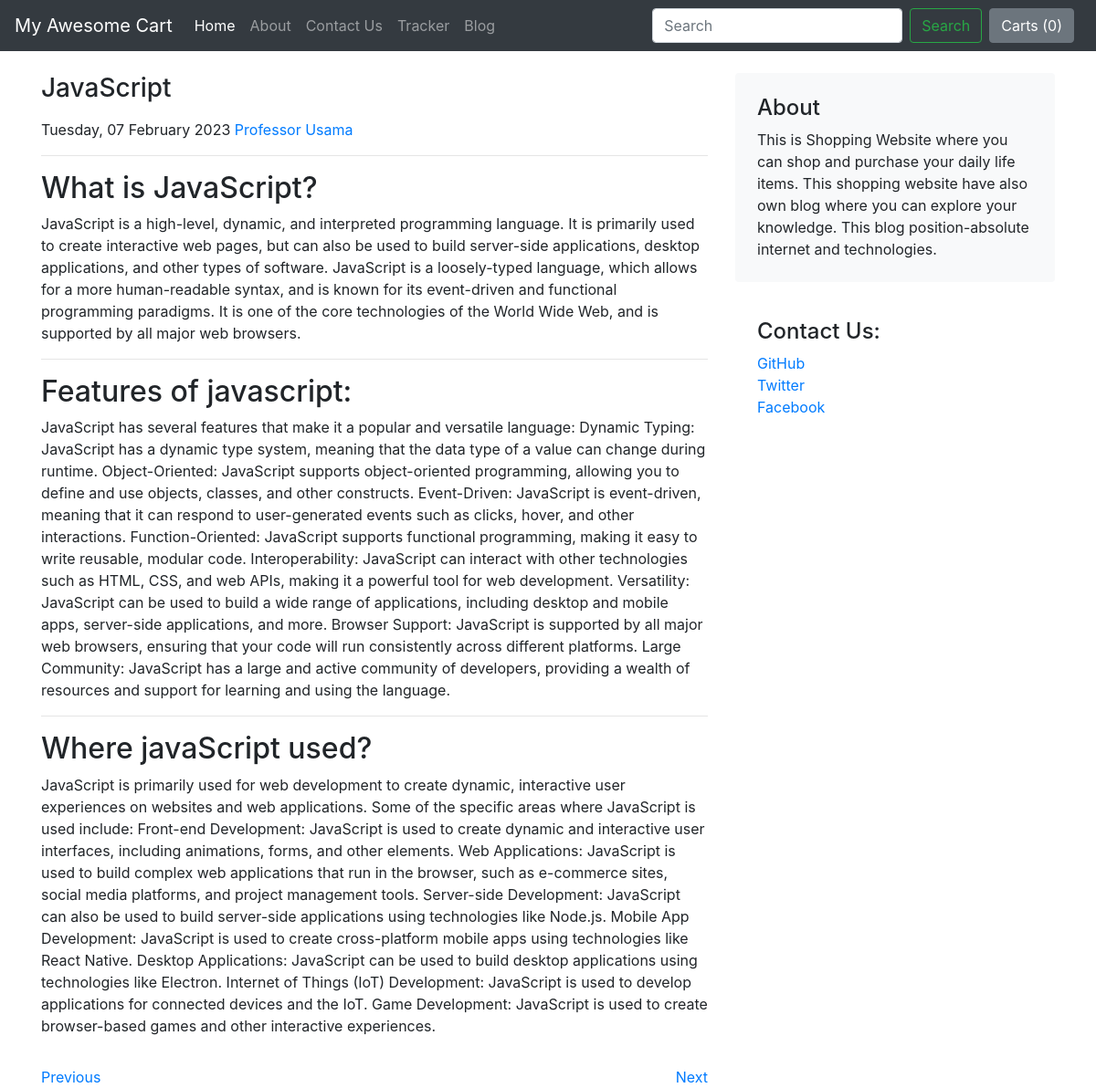
The app's page /blog/blogpost/2 with its own data.
### blog/models.py (models this page shows)
class Blogpost(models.Model):
    post_id = models.AutoField(primary_key=True)
    title = models.CharField(max_length=300, default='')
    heading0 = models.CharField(max_length=150, default='')
    content0 = models.CharField(max_length=10000, default='')
    heading1 = models.CharField(max_length=150, default='')
    content1 = models.CharField(max_length=10000, default='')
    heading2 = models.CharField(max_length=150, default='')
    content2 = models.CharField(max_length=10000, default='')
    publish_date = models.DateField()
    post_thumbnail = models.ImageField(upload_to='blog/imgages', default='')
    def __str__(self):
        return self.title

### blog/views.py (the view)
# urls.py: path("blogpost/<int:post_id>", views.blogpost, name="blogpost"),
def blogpost(request, post_id):
    getData = Blogpost.objects.filter(post_id=post_id)
    postData = {"data":getData}
    print(postData)
    return render(request, 'blog/blogpost.html', postData)

### blog/templates/blog/blogpost.html (shortened to what this page needs)
{%extends 'blog/basic.html'%}
{%block body%}
<div class="container mt-2">
    <div class="row g-5 mt-4">
        <div class="col-md-8">
            {%for data in data%}
            <h3 class="pb-2 mb-2 fst-italic">{{data.title}}</h3>
            <p class="blog-post-meta">{{data.publish_date|date:"l, d F o"}} <a
                    href="https://www.instagram.com/prof.usama/" target="_blank">Professor Usama</a></p>
            <hr>
            <article class="blog-post">
                <h2 class="blog-post-title">{{data.heading0}}</h2>
                <p>{{data.content0}}</p>
                <hr>
                <h2>{{data.heading1}}</h2>
                <p>{{data.content1}}</p>
                <hr>
                <h2>{{data.heading2}}</h2>
                <p>{{data.content2}}</p>
            </article>
            <a href="#" class="pre-section mt-3">Previous</a>
            <a href="#" class="next-section mt-3">Next</a>
            {%endfor%}
        </div>
        <div class="col-md-4">
            <div class="position-sticky" style="top: 2rem;">
                <div class="p-4 mb-3 bg-light rounded">
                    <h4 class="fst-italic">About</h4>
                    <p class="mb-0">This is Shopping Website where you can shop and purchase your daily life items.
                        This shopping website have also own blog where you can explore your knowledge. This blog
                        position-absolute
                        internet and technologies.
                    </p>
                </div>
                <div class="p-4">
                    <h4 class="fst-italic">Contact Us:</h4>
                    <ol class="list-unstyled">
                        <li><a href="https://github.com/UsamaDarkweb" target="_blank">GitHub</a></li>
                        <li><a href="https://twitter.com/professor_usama" target="_blank">Twitter</a></li>
                        <li><a href="https://www.facebook.com/prof.usamaamjid" target="_blank">Facebook</a></li>
                    </ol>
                </div>
            </div>
        </div>
    </div>
</div>
{%endblock%}

### records on screen
Blogpost: title "JavaScript", publish_date "Tuesday, 07 February 2023", heading0 "What is JavaScript?", content0 "JavaScript is a high-level, dynamic, and interpreted programming language. It is primarily used to create interactive web pages, but can also be used to build server-side applications, desktop applications, and other types of software. JavaScript is a loosely-typed language, which allows for a more human-readable syntax, and is known for its event-driven and functional programming paradigms. It is one of the core technologies of the World Wide Web, and is supported by all major web browsers.", heading1 "Features of javascript:", content1 "JavaScript has several features that make it a popular and versatile language: Dynamic Typing: JavaScript has a dynamic type system, meaning that the data type of a value can change during runtime. Object-Oriented: JavaScript supports object-oriented programming, allowing you to define and use objects, classes, and other constructs. Event-Driven: JavaScript is event-driven, meaning that it can respond to user-generated events such as clicks, hover, and other interactions. Function-Oriented: JavaScript supports functional programming, making it easy to write reusable, modular code. Interoperability: JavaScript can interact with other technologies such as HTML, CSS, and web APIs, making it a…", heading2 "Where javaScript used?", content2 "JavaScript is primarily used for web development to create dynamic, interactive user experiences on websites and web applications. Some of the specific areas where JavaScript is used include: Front-end Development: JavaScript is used to create dynamic and interactive user interfaces, including animations, forms, and other elements. Web Applications: JavaScript is used to build complex web applications that run in the browser, such as e-commerce sites, social media platforms, and project management tools. Server-side Development: JavaScript can also be used to build server-side applications using technologies like Node.js. Mobile App Development: JavaScript is used to create cross-platform…"
